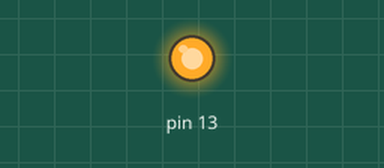
Recording of a sketch running on a simulated Arduino Uno, built with avr-gcc and run on an emulated ATmega328P. Shown: output pins drawn as LEDs (lit = HIGH).

Above: at 1.0 s.
At 5.5 s:
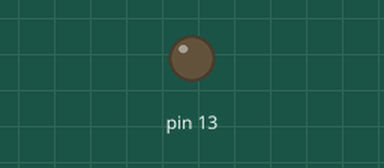
Timing chart, 0 to 6.9 s (numbered marks = the images above):
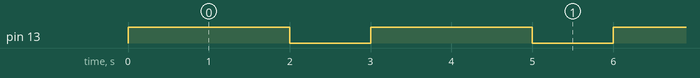

The sketch:

test.ino
```cpp
//全域變數 不可重複變數
int blinkDelayTime = 1000;//名字長好辨認

void setup() {
  //區域變數 可重複
  pinMode(13,OUTPUT);
}

void loop() {
  //區域變數 可重複
  blink(13,2000,1000);
  int blinkDelayTime = 100;
}


void blink(int pin,int blinkDelayTime,int lowBlinkDelayTime){//變數名稱隨便取，重點是要看得懂、不會搞混
  digitalWrite(pin, HIGH);
  delay(blinkDelayTime);
  digitalWrite(pin, LOW);
  delay(lowBlinkDelayTime);
}
```

Measured:
- by itself, pin 13: alternates HIGH for 2.0 s and LOW for 1.0 s
